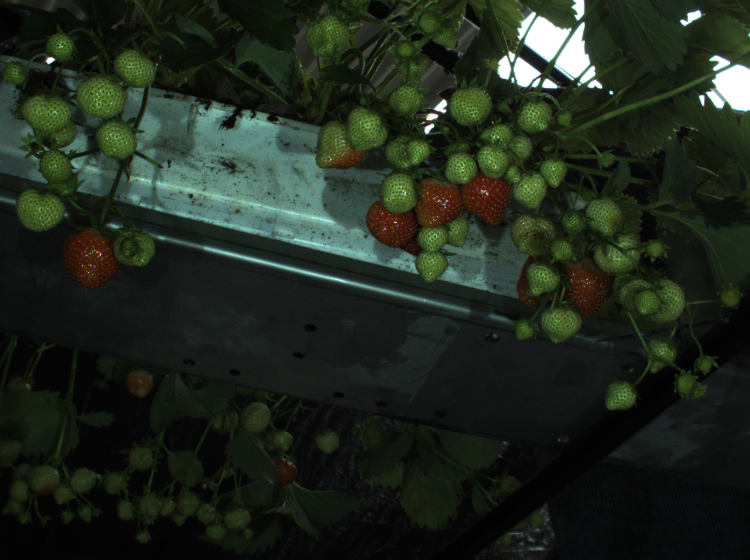
//> input picture sessie_5/strawberry1.tif, 750 x 560 px
$ ./main -image=strawberry1.tif   (built with g++ and OpenCV 4)
//> lines starting //> are read from the running program, lines starting //| are printed output that depends on the picture
#include <iostream>
#include <opencv2/opencv.hpp>
#include "ml.h"

using namespace std;
using namespace cv;
using namespace ml;

void applyingMask(Mat image, Mat mask) {
    /// Merging the original image with the skin segmented image
    vector<Mat> channels;
    split(image,channels);
    Mat BLUE = channels[0];
    Mat GREEN = channels[1];
    Mat RED = channels[2];

    Mat finaal(image.rows, image.cols, CV_8UC3);
    Mat PBLUE = channels[0] & mask;
    Mat PGREEN = channels[1] & mask;
    Mat PRED = channels[2] & mask;

    Mat in[] = {PBLUE, PGREEN, PRED};
    int from_to[] = {0,0,1,1,2,2};
    mixChannels(in, 3, &finaal, 1, from_to, 3);

    imshow("Masker", finaal);
    waitKey(0);
}


static void onMouse( int event, int x, int y, int, void* param)
{
    vector<Point>* pixels = (vector<Point>*)param;

    Point seed = Point(x,y);

    if( event == EVENT_LBUTTONDOWN )
    {
        pixels->push_back(seed);
        cerr << "Added: " << seed << "\n";
    }
    if( event == EVENT_RBUTTONDOWN )
    {
        if(pixels->size() != 0)
        {
            pixels->pop_back();
            cerr << "Removed last point \n";
        }

    }
    if( event == EVENT_MBUTTONDOWN )
    {
        cerr << "List of current selected pixels: ";
        for(int i = 0; i< pixels->size();i++)
        {
                cerr << pixels->at(i) << " ";
        }
        cerr << "\n";
    }
}

int main(int argc, const char** argv)
{
    /// Adding a little help option and command line parser input
    CommandLineParser parser(argc, argv,
        "{ help h usage ? || show this message }"
        "{ image i1|| (required) path to image }"
    );

    if (parser.has("help")){
        parser.printMessage();
        return 0;
    }

    /// Collect data from arguments
    string image_image_loc(parser.get<string>("image"));
    if (image_image_loc.empty()){
        cerr << "error while reading your images, check if you put the correct path.";
        parser.printMessage();
        return -1;
    }

    /// Loading the image and showing it on screen
    Mat img = imread(image_image_loc);
//> img is the input picture: 560 rows x 750 cols, CV_8UC3; mean B, G, R 29.8, 40.9, 32
    if(img.empty()) {
        cerr << "error while loading your images, check if you put the correct path.";
        return -1;
    }

    Mat image;
    img.copyTo(image);

    namedWindow("image", 0);

    imshow("image", image);

    /// Creating a vector of points for the user to select pixels on screen representing a strawberry
    cerr << "select some strawberry pixels.\n\n";

    vector<Point> strawberry;
    setMouseCallback("image", onMouse, &strawberry );
    waitKey(0);
//> the left mouse button is pressed and released at (375, 280)

    cerr << "\nselect some not-strawberry pixels.\n\n";

    /// Creating a vector of points for the user to select pixels on screen representing a not-strawberry
    vector<Point> background;
    setMouseCallback("image", onMouse, &background );
    waitKey(0);

    Mat img_hsv = Mat(image.clone());

    /// Removing the Green channel from image because strawberries are typically red
    img_hsv -= Scalar(0,255,0);
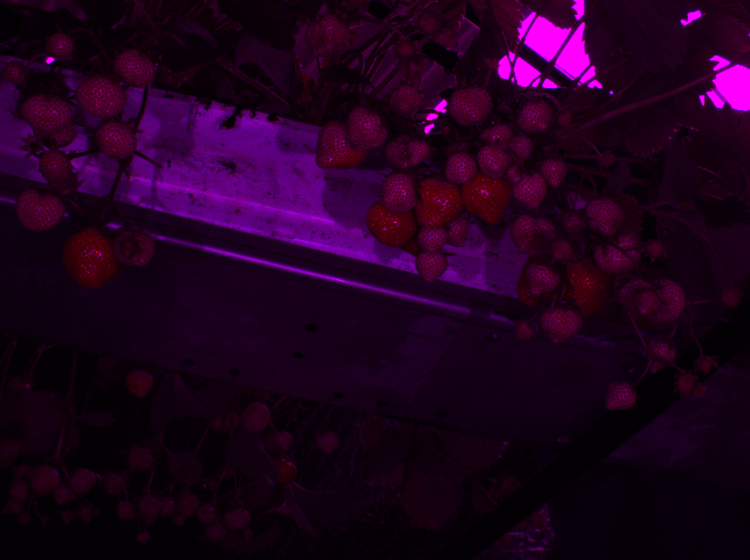
//> img_hsv: 560 rows x 750 cols, CV_8UC3; mean B, G, R 29.8, 0, 32
    imshow("Green removed", img_hsv);
    waitKey(0);

    /// Adding some blur to cancel out mistakes
    GaussianBlur(img_hsv, img_hsv, Size(5,5),0);

    /// Converting to HSV
    cvtColor(img_hsv,img_hsv,COLOR_BGR2HSV);
//> img_hsv: 560 rows x 750 cols, CV_8UC3; mean H, S, V 152.5, 255, 35

    Mat trainingDataForeground(strawberry.size(), 3, CV_32FC1);
    Mat labels_fg = Mat::ones(strawberry.size(), 1, CV_32SC1);

    /// Setting up the training data (white for strawberry, black for background)
    for(int i = 0; i < strawberry.size(); i++)
    {
        Vec3b descriptor = img_hsv.at<Vec3b>(strawberry[i].y, strawberry[i].x);
        trainingDataForeground.at<float>(i,0) = descriptor[0];
        trainingDataForeground.at<float>(i,1) = descriptor[1];
        trainingDataForeground.at<float>(i,2) = descriptor[2];
    }
//> this loop made 1 pass
//> descriptor on pass 1: [148, 255, 26]

    Mat trainingDataBackground(background.size(), 3, CV_32FC1);
    Mat labels_bg = Mat::zeros(background.size(), 1, CV_32SC1);

    for(int i = 0; i < background.size(); i++)
    {
        Vec3b descriptor = img_hsv.at<Vec3b>(background[i].y, background[i].x);
        trainingDataBackground.at<float>(i,0) = descriptor[0];
        trainingDataBackground.at<float>(i,1) = descriptor[1];
        trainingDataBackground.at<float>(i,2) = descriptor[2];
    }

    Mat matTrainFeatures , matTrainLabels;
    vconcat(trainingDataForeground,trainingDataBackground,matTrainFeatures);
//> matTrainFeatures = [148, 255, 26]
    vconcat(labels_fg,labels_bg,matTrainLabels);

    /// Training using the KNearest algorithm
    Ptr<TrainData> trainingData = TrainData::create(matTrainFeatures, ROW_SAMPLE, matTrainLabels);
    Ptr<KNearest> kclassifier = KNearest::create();

    kclassifier->setIsClassifier(true);
    kclassifier->setAlgorithmType(KNearest::Types::BRUTE_FORCE);
    kclassifier->setDefaultK(3);
    kclassifier->train(trainingData);

    /// Training using the NormalBayes algorithm
    Ptr<NormalBayesClassifier> normalBayes = NormalBayesClassifier::create();
    normalBayes->train(matTrainFeatures, ROW_SAMPLE, matTrainLabels);

    /// Training using the Support Vector Machine algorithm
    Ptr<SVM> svm = SVM::create();
    svm->setType(SVM::C_SVC);
    svm->setKernel(SVM::LINEAR);
    svm->setTermCriteria(TermCriteria(TermCriteria::MAX_ITER, 100, 1e-6));
    svm->train(matTrainFeatures, ROW_SAMPLE, matTrainLabels);


    /// Executing the different classifiers and creating a mask to show on screen
    Mat labels_knn, labels_bayes, labels_svm;
    Mat mask_knn = Mat::zeros(image.rows, image.cols, CV_8UC1);
    Mat mask_bayes = Mat::zeros(image.rows, image.cols, CV_8UC1);
    Mat mask_svm = Mat::zeros(image.rows, image.cols, CV_8UC1);

    for(int r = 0; r < image.rows; r++) {
        for(int c = 0; c < image.cols; c++) {
            Vec3b pixelvalue = img_hsv.at<Vec3b>(r,c);
            Mat data_test(1, 3, CV_32FC1);
            data_test.at<float>(0,0) = pixelvalue[0];
            data_test.at<float>(0,1) = pixelvalue[1];
            data_test.at<float>(0,2) = pixelvalue[2];

            kclassifier->findNearest(data_test, kclassifier->getDefaultK(), labels_knn);
            normalBayes->predict(data_test, labels_bayes);
            svm->predict(data_test, labels_svm);

            mask_knn.at<uchar>(r,c) = labels_knn.at<float>(0,0);
            mask_bayes.at<uchar>(r,c) = labels_bayes.at<int>(0,0);
            mask_svm.at<uchar>(r,c) = labels_svm.at<float>(0,0);
        }
    }
//> mask_knn: 560 rows x 750 cols, CV_8UC1; every value is 1
//> after the loop, labels_knn = [1]; labels_bayes = [1]; labels_svm = [1]

    imshow("knn", mask_knn*255);
    imshow("bayes", mask_bayes*255);
    imshow("svm", mask_svm*255);

    waitKey(0);

    applyingMask(image, mask_knn*255);
//> in applyingMask, `split(image,channels);`:
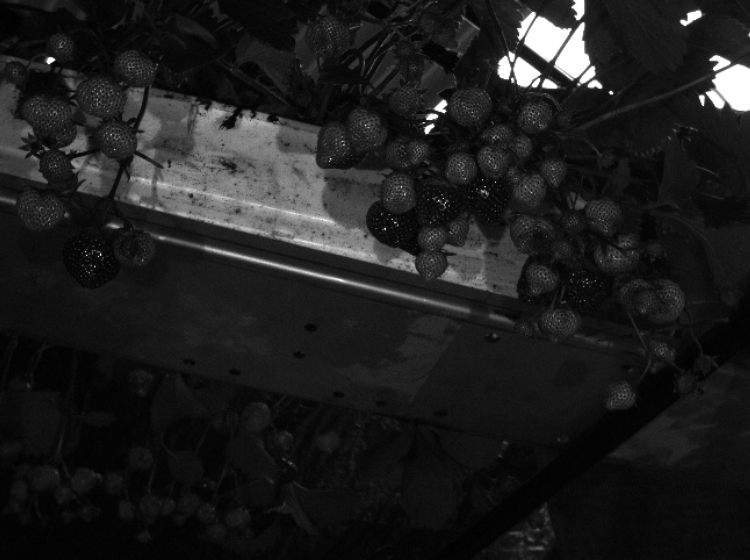
//> channels[0]: 560 rows x 750 cols, CV_8UC1; min 0, max 255, mean 29.8
//> in applyingMask, `split(image,channels);`:
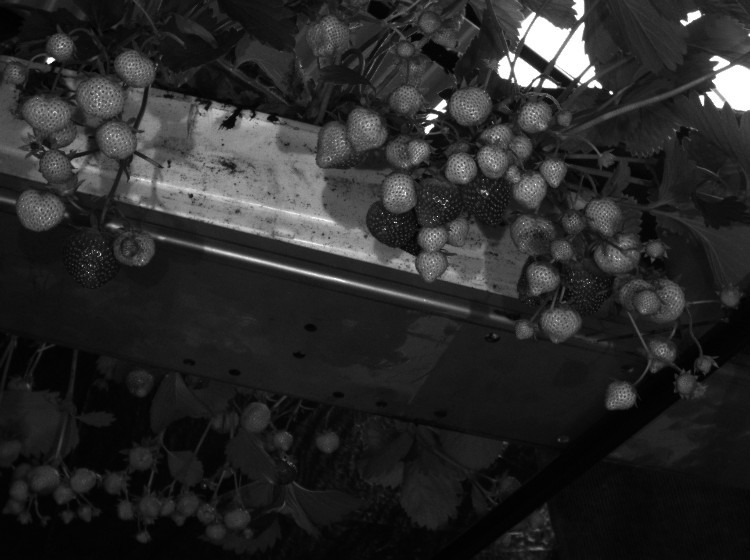
//> channels[1]: 560 rows x 750 cols, CV_8UC1; min 0, max 255, mean 40.9
//> in applyingMask, `split(image,channels);`:
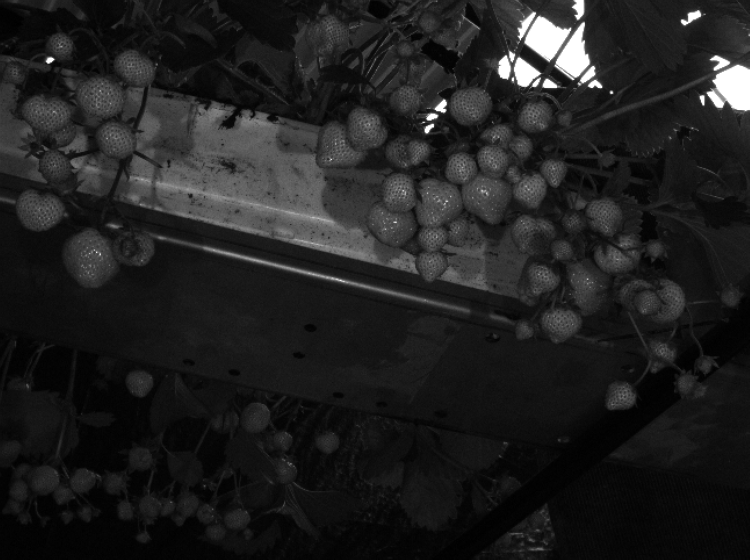
//> channels[2]: 560 rows x 750 cols, CV_8UC1; min 0, max 255, mean 32
    applyingMask(image, mask_bayes*255);
    applyingMask(image, mask_svm*255);

    return 0;
}
